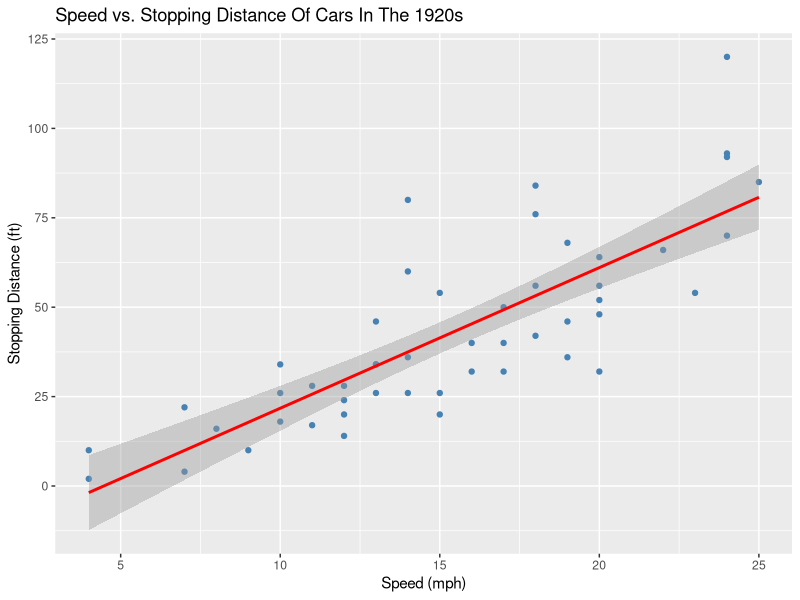
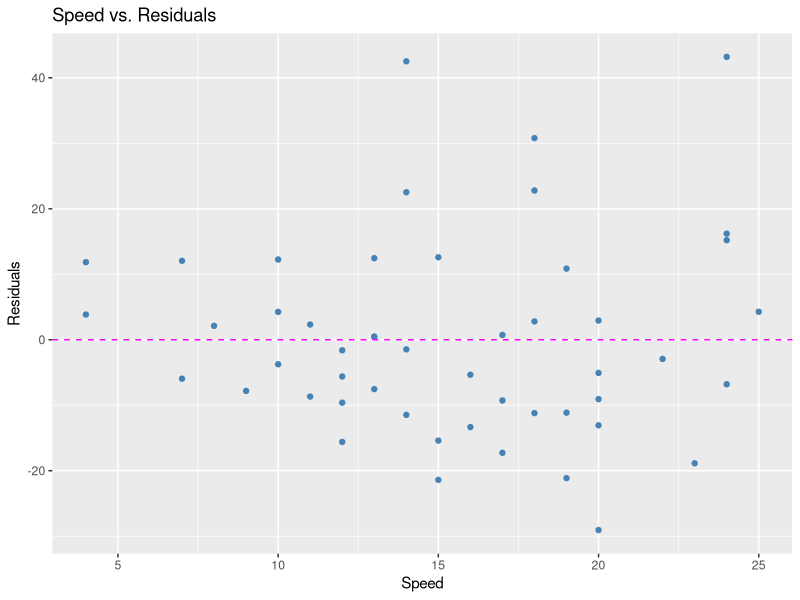

Write the R code that produced these figures, in order.
## ---- chunk 1
library(ggplot2)
library(datasets)
## ---- chunk 2
ggplot(cars, aes(x = speed, y = dist)) + 
    geom_point(colour = "steelblue") +
    labs(title = "Speed vs. Stopping Distance Of Cars In The 1920s") +
    labs(x = "Speed (mph)", y = "Stopping Distance (ft)") +
    geom_smooth(method = "lm", colour = "red", se = TRUE)
## ---- chunk 3
## The Model:
mod <- lm(dist ~ speed, data = cars)
## The Fit:
rsquared <- round(summary(mod)$r.squared * 100, 2)
corcoeff <- round(sqrt(summary(mod)$r.squared), 4)
## The Betas:
beta0 <- round(summary(mod)$coeff[1], 2)
beta1 <- round(summary(mod)$coeff[2], 2)
## ---- chunk 4
# Residuals vs Explanatory
resDF <- data.frame("speed" = cars$speed, "residuals" = mod$residuals)
ggplot(resDF, aes(x = speed, y = residuals)) + 
    geom_point(colour = "steelblue") +
    labs(title = "Speed vs. Residuals") +
    labs(x = "Speed", y = "Residuals") +
    geom_hline(aes(yintercept = 0), colour = "magenta", linetype = 2)
